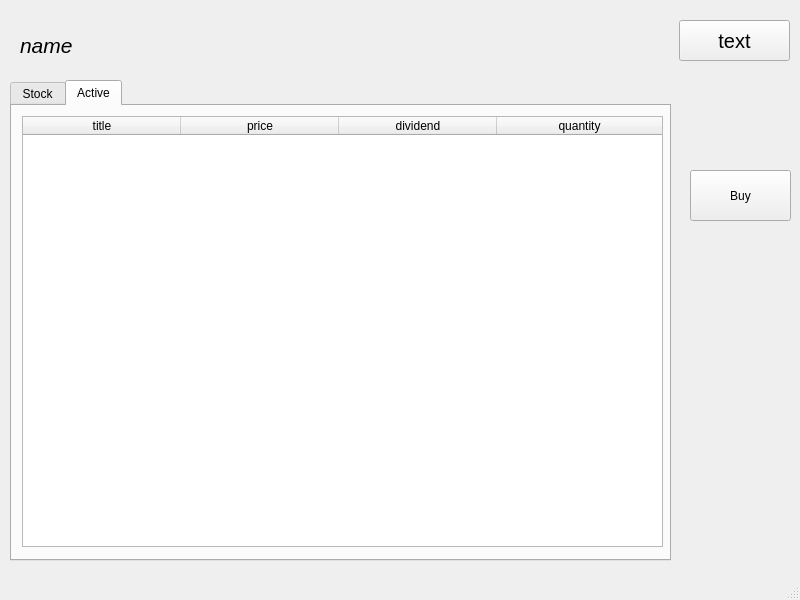
<?xml version="1.0" encoding="UTF-8"?>
<ui version="4.0">
 <class>Manager</class>
 <widget class="QMainWindow" name="Manager">
  <property name="geometry">
   <rect>
    <x>0</x>
    <y>0</y>
    <width>800</width>
    <height>600</height>
   </rect>
  </property>
  <property name="windowTitle">
   <string>Manager</string>
  </property>
  <widget class="QWidget" name="centralwidget">
   <widget class="QLabel" name="nameLabel">
    <property name="geometry">
     <rect>
      <x>20</x>
      <y>30</y>
      <width>221</width>
      <height>31</height>
     </rect>
    </property>
    <property name="font">
     <font>
      <pointsize>16</pointsize>
      <italic>true</italic>
     </font>
    </property>
    <property name="text">
     <string>name</string>
    </property>
   </widget>
   <widget class="QPushButton" name="pushButton">
    <property name="geometry">
     <rect>
      <x>679</x>
      <y>20</y>
      <width>111</width>
      <height>41</height>
     </rect>
    </property>
    <property name="font">
     <font>
      <pointsize>15</pointsize>
     </font>
    </property>
    <property name="text">
     <string>text</string>
    </property>
   </widget>
   <widget class="QTabWidget" name="tabWidget">
    <property name="geometry">
     <rect>
      <x>10</x>
      <y>80</y>
      <width>661</width>
      <height>481</height>
     </rect>
    </property>
    <property name="currentIndex">
     <number>1</number>
    </property>
    <widget class="QWidget" name="tab">
     <attribute name="title">
      <string>Stock</string>
     </attribute>
     <widget class="QTableWidget" name="tableWidget">
      <property name="geometry">
       <rect>
        <x>10</x>
        <y>10</y>
        <width>641</width>
        <height>431</height>
       </rect>
      </property>
      <property name="selectionBehavior">
       <enum>QAbstractItemView::SelectRows</enum>
      </property>
      <attribute name="horizontalHeaderDefaultSectionSize">
       <number>158</number>
      </attribute>
      <attribute name="horizontalHeaderStretchLastSection">
       <bool>true</bool>
      </attribute>
      <column>
       <property name="text">
        <string>title</string>
       </property>
      </column>
      <column>
       <property name="text">
        <string>price</string>
       </property>
      </column>
      <column>
       <property name="text">
        <string>dividend</string>
       </property>
      </column>
      <column>
       <property name="text">
        <string>quantity</string>
       </property>
      </column>
     </widget>
    </widget>
    <widget class="QWidget" name="tab_2">
     <attribute name="title">
      <string>Active</string>
     </attribute>
     <widget class="QTableWidget" name="tableWidget_2">
      <property name="geometry">
       <rect>
        <x>10</x>
        <y>10</y>
        <width>641</width>
        <height>431</height>
       </rect>
      </property>
      <property name="selectionBehavior">
       <enum>QAbstractItemView::SelectRows</enum>
      </property>
      <attribute name="horizontalHeaderDefaultSectionSize">
       <number>158</number>
      </attribute>
      <attribute name="horizontalHeaderStretchLastSection">
       <bool>true</bool>
      </attribute>
      <column>
       <property name="text">
        <string>title</string>
       </property>
      </column>
      <column>
       <property name="text">
        <string>price</string>
       </property>
      </column>
      <column>
       <property name="text">
        <string>dividend</string>
       </property>
      </column>
      <column>
       <property name="text">
        <string>quantity</string>
       </property>
      </column>
     </widget>
    </widget>
   </widget>
   <widget class="QPushButton" name="pushButton_2">
    <property name="geometry">
     <rect>
      <x>690</x>
      <y>170</y>
      <width>101</width>
      <height>51</height>
     </rect>
    </property>
    <property name="text">
     <string>Buy</string>
    </property>
   </widget>
  </widget>
  <widget class="QMenuBar" name="menubar">
   <property name="geometry">
    <rect>
     <x>0</x>
     <y>0</y>
     <width>800</width>
     <height>21</height>
    </rect>
   </property>
  </widget>
  <widget class="QStatusBar" name="statusbar"/>
 </widget>
 <resources/>
 <connections/>
</ui>
